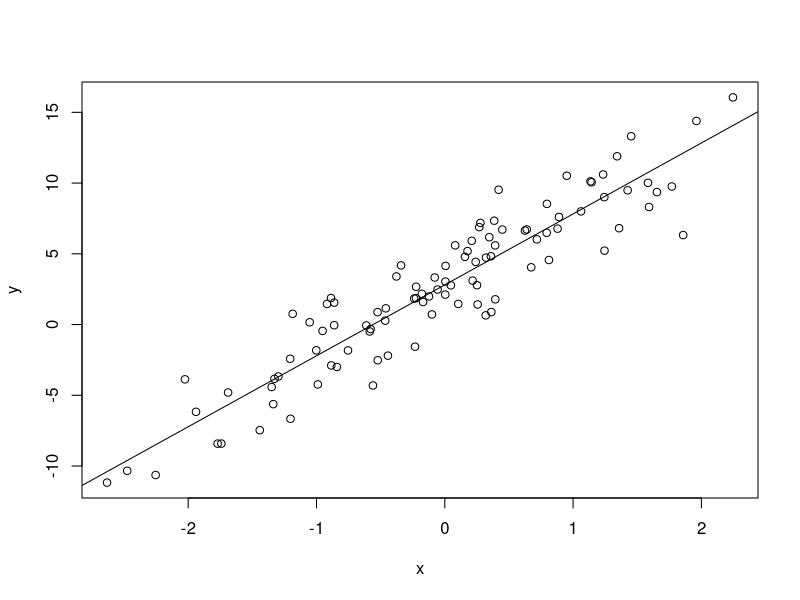

R code for this plot:
# example to show simple linear regression

# first we generate random points that more or less follow a linear relation

n = 100	   	   # number of points
x = rnorm(100);	   # random x values
y = 5*x + 3 + 2.*rnorm(n)  # random y values with approx linear relation  (rnorm centered around 0)
plot(x,y);    		  # observe


xbar = sum(x)/n;	  # we derived our optimal choice for alpha and beta in terms of these
ybar = sum(y)/n;
xybar = sum(x*y)/n
xsqbar = sum(x*x)/n

b = (ybar*xsqbar-xbar*xybar)/ (xsqbar - xbar*xbar)  # from our calculations
a = (ybar - b)/xbar
abline(b,a)			# add the line that fits the data
				# abline plots line with slope b and y intercept a

cat("a and b are ", a, b, "\n");